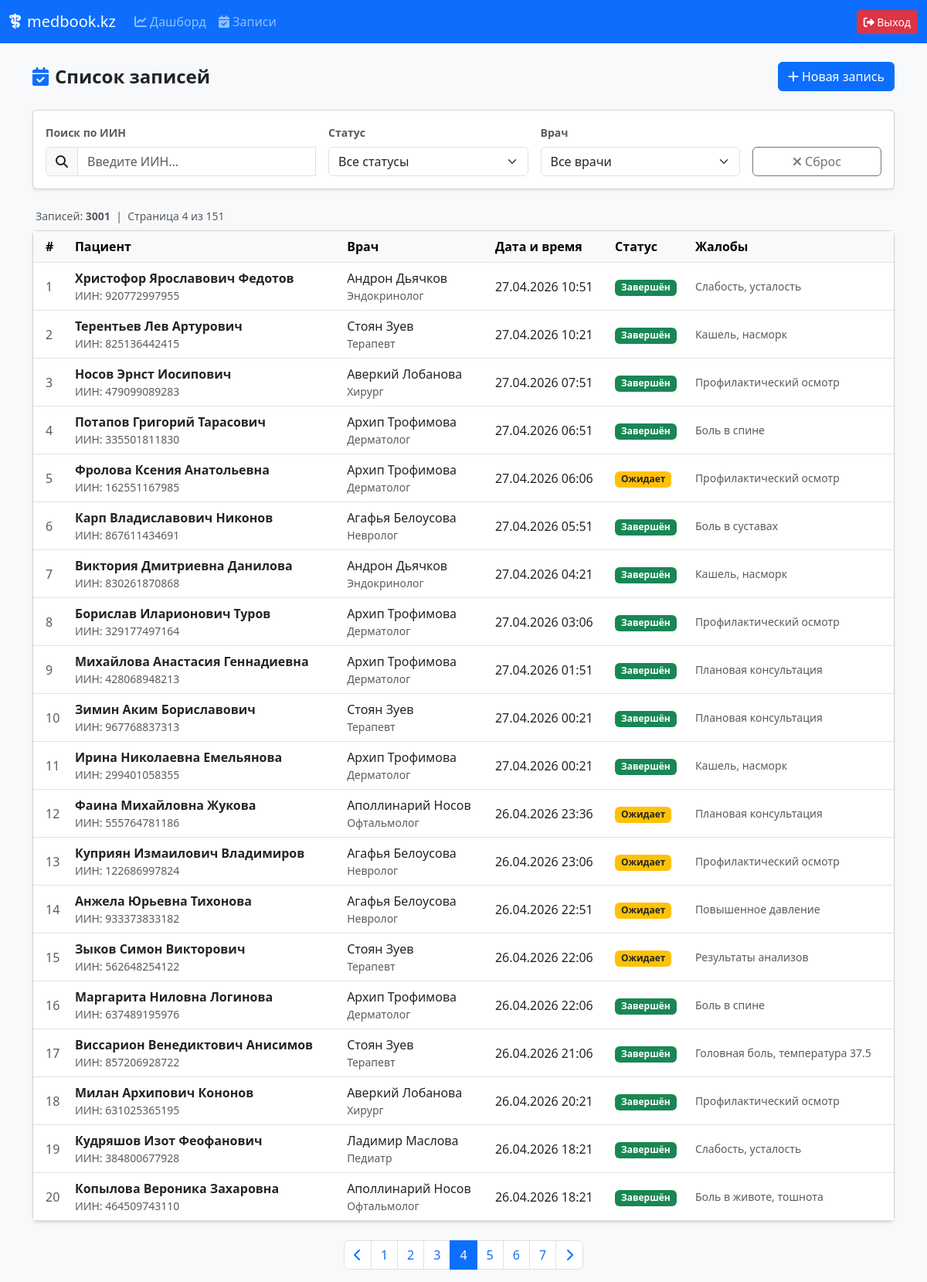
/appointments/?page=4&q=&status=None&doctor_id=None (signed in), run on the app's committed database.
### core_app/models.py (models this page shows, shortened)
class Appointment(models.Model):
    STATUS_CHOICES = (
        ('pending', 'Ожидает'),
        ('completed', 'Завершен'),
        ('cancelled', 'Отменен'),
    )
    patient = models.ForeignKey(Patient, on_delete=models.CASCADE, verbose_name="Пациент")
    doctor = models.ForeignKey(Doctor, on_delete=models.CASCADE, verbose_name="Врач")
    date_time = models.DateTimeField(verbose_name="Дата и время приема")
    status = models.CharField(max_length=20, choices=STATUS_CHOICES, default='pending', verbose_name="Статус")
    notes = models.TextField(blank=True, verbose_name="Жалобы/Заметки")

class Patient(models.Model):
    iin = models.CharField(max_length=12, unique=True, verbose_name="ИИН")
    full_name = models.CharField(max_length=255, verbose_name="ФИО")
    phone = models.CharField(max_length=20, verbose_name="Телефон")
    created_at = models.DateTimeField(auto_now_add=True, verbose_name="Дата регистрации")

class Doctor(models.Model):
    user = models.OneToOneField(User, on_delete=models.CASCADE, verbose_name="Пользователь")
    specialty = models.CharField(max_length=100, verbose_name="Специальность")

### core_app/views.py (the view, shortened to what this page needs)
# urls.py: path('appointments/', views.appointment_list_view, name='appointment_list'),
@login_required
def appointment_list_view(request):
    appointments = Appointment.objects.select_related('patient', 'doctor__user').order_by('-date_time')
    status_filter = request.GET.get('status')
    doctor_filter = request.GET.get('doctor_id')
    search_iin = request.GET.get('q', '').strip()
    if status_filter and status_filter != 'None':
        appointments = appointments.filter(status=status_filter)
    if doctor_filter and doctor_filter != 'None':
        appointments = appointments.filter(doctor_id=doctor_filter)
    if search_iin:
        appointments = appointments.filter(patient__iin__icontains=search_iin)
    paginator = Paginator(appointments, 20)
    page_number = request.GET.get('page', 1)
    page_obj = paginator.get_page(page_number)
    doctors = Doctor.objects.select_related('user').all()
    context = {
        'page_obj': page_obj,
        'doctors': doctors,
        'search_iin': search_iin,
        'status_filter': status_filter,
        'doctor_filter': doctor_filter,
    }
    return render(request, 'appointment_list.html', context)

### core_app/templates/appointment_list.html (shortened to what this page needs)
{% extends 'base.html' %}
{% block content %}
<div class="d-flex justify-content-between align-items-center mb-4">
    <h4 class="fw-bold mb-0">
        <i class="fa-solid fa-calendar-check me-2 text-primary"></i>Список записей
    </h4>
    <a href="{% url 'emhana:appointment_create' %}" class="btn btn-primary">
        <i class="fa-solid fa-plus me-1"></i>Новая запись
    </a>
</div>
<div class="card shadow-sm mb-4">
    <div class="card-body py-3">
        <form method="get" id="filterForm" class="row g-3 align-items-end">
            <div class="col-md-4">
                <label class="form-label fw-semibold small text-muted">Поиск по ИИН</label>
                <div class="input-group">
                    <span class="input-group-text"><i class="fa-solid fa-magnifying-glass"></i></span>
                    <input type="text" id="searchIIN" name="q" class="form-control"
                           placeholder="Введите ИИН..."
                           value="{{ search_iin }}" autocomplete="off">
                </div>
            </div>
            <div class="col-md-3">
                <label class="form-label fw-semibold small text-muted">Статус</label>
                <select name="status" class="form-select" id="statusFilter">
                    <option value="">Все статусы</option>
                </select>
            </div>
            <div class="col-md-3">
                <label class="form-label fw-semibold small text-muted">Врач</label>
                <select name="doctor_id" class="form-select" id="doctorFilter">
                    <option value="">Все врачи</option>
                </select>
            </div>
            <div class="col-md-2">
                <a href="{% url 'emhana:appointment_list' %}" class="btn btn-outline-secondary w-100">
                    <i class="fa-solid fa-xmark me-1"></i>Сброс
                </a>
            </div>
        </form>
    </div>
</div>
<div class="d-flex justify-content-between align-items-center mb-2 px-1">
    <span class="text-muted small" id="resultsCount">
        Записей: <strong>{{ page_obj.paginator.count }}</strong>
        &nbsp;|&nbsp; Страница {{ page_obj.number }} из {{ page_obj.paginator.num_pages }}
    </span>
</div>
<div class="card shadow-sm">
    <div class="card-body p-0">
        <div class="table-responsive">
            <table class="table table-hover align-middle mb-0" id="appointmentsTable">
                <thead class="table-light">
                    <tr>
                        <th class="ps-3">#</th>
                        <th>Пациент</th>
                        <th>Врач</th>
                        <th>Дата и время</th>
                        <th>Статус</th>
                        <th>Жалобы</th>
                    </tr>
                </thead>
                <tbody id="tableBody">
                    {% for apt in page_obj %}
                    <tr>
                        <td class="ps-3 text-muted">{{ forloop.counter }}</td>
                        <td>
                            <div class="fw-semibold">{{ apt.patient.full_name }}</div>
                            <div class="small text-muted">ИИН: {{ apt.patient.iin }}</div>
                        </td>
                        <td>
                            <div>{{ apt.doctor.user.get_full_name }}</div>
                            <div class="small text-muted">{{ apt.doctor.specialty }}</div>
                        </td>
                        <td>{{ apt.date_time|date:"d.m.Y H:i" }}</td>
                        <td>
                            {% if apt.status == 'pending' %}
                                <span class="badge bg-warning text-dark">Ожидает</span>
                            {% elif apt.status == 'completed' %}
                                <span class="badge bg-success">Завершён</span>
                            {% else %}
                                <span class="badge bg-danger">Отменён</span>
                            {% endif %}
                        </td>
                        <td class="text-muted small">{{ apt.notes|truncatechars:50|default:"—" }}</td>
                    </tr>
                    {% endfor %}
                </tbody>
            </table>
        </div>
    </div>
</div>
{% if page_obj.paginator.num_pages > 1 %}
<nav class="mt-4" id="paginationBlock">
    <ul class="pagination justify-content-center" id="pagination">
        {% if page_obj.has_previous %}
        <li class="page-item">
            <a class="page-link" href="?page={{ page_obj.previous_page_number }}&q={{ search_iin }}&status={{ status_filter }}&doctor_id={{ doctor_filter }}">
                <i class="fa-solid fa-chevron-left"></i>
            </a>
        </li>
        {% endif %}
        {% for num in page_obj.paginator.page_range %}
            {% if page_obj.number == num %}
                <li class="page-item active"><span class="page-link">{{ num }}</span></li>
            {% elif num >= page_obj.number|add:"-3" and num <= page_obj.number|add:"3" %}
                <li class="page-item">
                    <a class="page-link" href="?page={{ num }}&q={{ search_iin }}&status={{ status_filter }}&doctor_id={{ doctor_filter }}">{{ num }}</a>
                </li>
            {% endif %}
        {% endfor %}
        {% if page_obj.has_next %}
        <li class="page-item">
            <a class="page-link" href="?page={{ page_obj.next_page_number }}&q={{ search_iin }}&status={{ status_filter }}&doctor_id={{ doctor_filter }}">
                <i class="fa-solid fa-chevron-right"></i>
            </a>
        </li>
        {% endif %}
    </ul>
</nav>
{% endif %}
{% endblock %}

### data on the page
Appointment: patient.full_name "Христофор Ярославович Федотов", patient.iin "920772997955", doctor.user.get_full_name "Андрон Дьячков", doctor.specialty "Эндокринолог", date_time "27.04.2026 10:51", status "Завершён", notes "Слабость, усталость"
Appointment: patient.full_name "Терентьев Лев Артурович", patient.iin "825136442415", doctor.user.get_full_name "Стоян Зуев", doctor.specialty "Терапевт", date_time "27.04.2026 10:21", status "Завершён", notes "Кашель, насморк"
Appointment: patient.full_name "Носов Эрнст Иосипович", patient.iin "479099089283", doctor.user.get_full_name "Аверкий Лобанова", doctor.specialty "Хирург", date_time "27.04.2026 07:51", status "Завершён", notes "Профилактический осмотр"
Appointment: patient.full_name "Потапов Григорий Тарасович", patient.iin "335501811830", doctor.user.get_full_name "Архип Трофимова", doctor.specialty "Дерматолог", date_time "27.04.2026 06:51", status "Завершён", notes "Боль в спине"
Appointment: patient.full_name "Фролова Ксения Анатольевна", patient.iin "162551167985", doctor.user.get_full_name "Архип Трофимова", doctor.specialty "Дерматолог", date_time "27.04.2026 06:06", status "Ожидает", notes "Профилактический осмотр"
Appointment: patient.full_name "Карп Владиславович Никонов", patient.iin "867611434691", doctor.user.get_full_name "Агафья Белоусова", doctor.specialty "Невролог", date_time "27.04.2026 05:51", status "Завершён", notes "Боль в суставах"
Appointment: patient.full_name "Виктория Дмитриевна Данилова", patient.iin "830261870868", doctor.user.get_full_name "Андрон Дьячков", doctor.specialty "Эндокринолог", date_time "27.04.2026 04:21", status "Завершён", notes "Кашель, насморк"
Appointment: patient.full_name "Борислав Иларионович Туров", patient.iin "329177497164", doctor.user.get_full_name "Архип Трофимова", doctor.specialty "Дерматолог", date_time "27.04.2026 03:06", status "Завершён", notes "Профилактический осмотр"
Appointment: patient.full_name "Михайлова Анастасия Геннадиевна", patient.iin "428068948213", doctor.user.get_full_name "Архип Трофимова", doctor.specialty "Дерматолог", date_time "27.04.2026 01:51", status "Завершён", notes "Плановая консультация"
Appointment: patient.full_name "Зимин Аким Бориславович", patient.iin "967768837313", doctor.user.get_full_name "Стоян Зуев", doctor.specialty "Терапевт", date_time "27.04.2026 00:21", status "Завершён", notes "Плановая консультация"
Appointment: patient.full_name "Ирина Николаевна Емельянова", patient.iin "299401058355", doctor.user.get_full_name "Архип Трофимова", doctor.specialty "Дерматолог", date_time "27.04.2026 00:21", status "Завершён", notes "Кашель, насморк"
Appointment: patient.full_name "Фаина Михайловна Жукова", patient.iin "555764781186", doctor.user.get_full_name "Аполлинарий Носов", doctor.specialty "Офтальмолог", date_time "26.04.2026 23:36", status "Ожидает", notes "Плановая консультация"
Appointment: patient.full_name "Куприян Измаилович Владимиров", patient.iin "122686997824", doctor.user.get_full_name "Агафья Белоусова", doctor.specialty "Невролог", date_time "26.04.2026 23:06", status "Ожидает", notes "Профилактический осмотр"
Appointment: patient.full_name "Анжела Юрьевна Тихонова", patient.iin "933373833182", doctor.user.get_full_name "Агафья Белоусова", doctor.specialty "Невролог", date_time "26.04.2026 22:51", status "Ожидает", notes "Повышенное давление"
Appointment: patient.full_name "Зыков Симон Викторович", patient.iin "562648254122", doctor.user.get_full_name "Стоян Зуев", doctor.specialty "Терапевт", date_time "26.04.2026 22:06", status "Ожидает", notes "Результаты анализов"
Appointment: patient.full_name "Маргарита Ниловна Логинова", patient.iin "637489195976", doctor.user.get_full_name "Архип Трофимова", doctor.specialty "Дерматолог", date_time "26.04.2026 22:06", status "Завершён", notes "Боль в спине"
Appointment: patient.full_name "Виссарион Венедиктович Анисимов", patient.iin "857206928722", doctor.user.get_full_name "Стоян Зуев", doctor.specialty "Терапевт", date_time "26.04.2026 21:06", status "Завершён", notes "Головная боль, температура 37.5"
Appointment: patient.full_name "Милан Архипович Кононов", patient.iin "631025365195", doctor.user.get_full_name "Аверкий Лобанова", doctor.specialty "Хирург", date_time "26.04.2026 20:21", status "Завершён", notes "Профилактический осмотр"
Appointment: patient.full_name "Кудряшов Изот Феофанович", patient.iin "384800677928", doctor.user.get_full_name "Ладимир Маслова", doctor.specialty "Педиатр", date_time "26.04.2026 18:21", status "Завершён", notes "Слабость, усталость"
Appointment: patient.full_name "Копылова Вероника Захаровна", patient.iin "464509743110", doctor.user.get_full_name "Аполлинарий Носов", doctor.specialty "Офтальмолог", date_time "26.04.2026 18:21", status "Завершён", notes "Боль в животе, тошнота"

### other printed values
{{ page_obj.paginator.count }} "3001"
{{ page_obj.number }} "4"
{{ page_obj.paginator.num_pages }} "151"
{{ num }} "1" "2" "3" "5" "6" "7"
{{ num }} "4"
